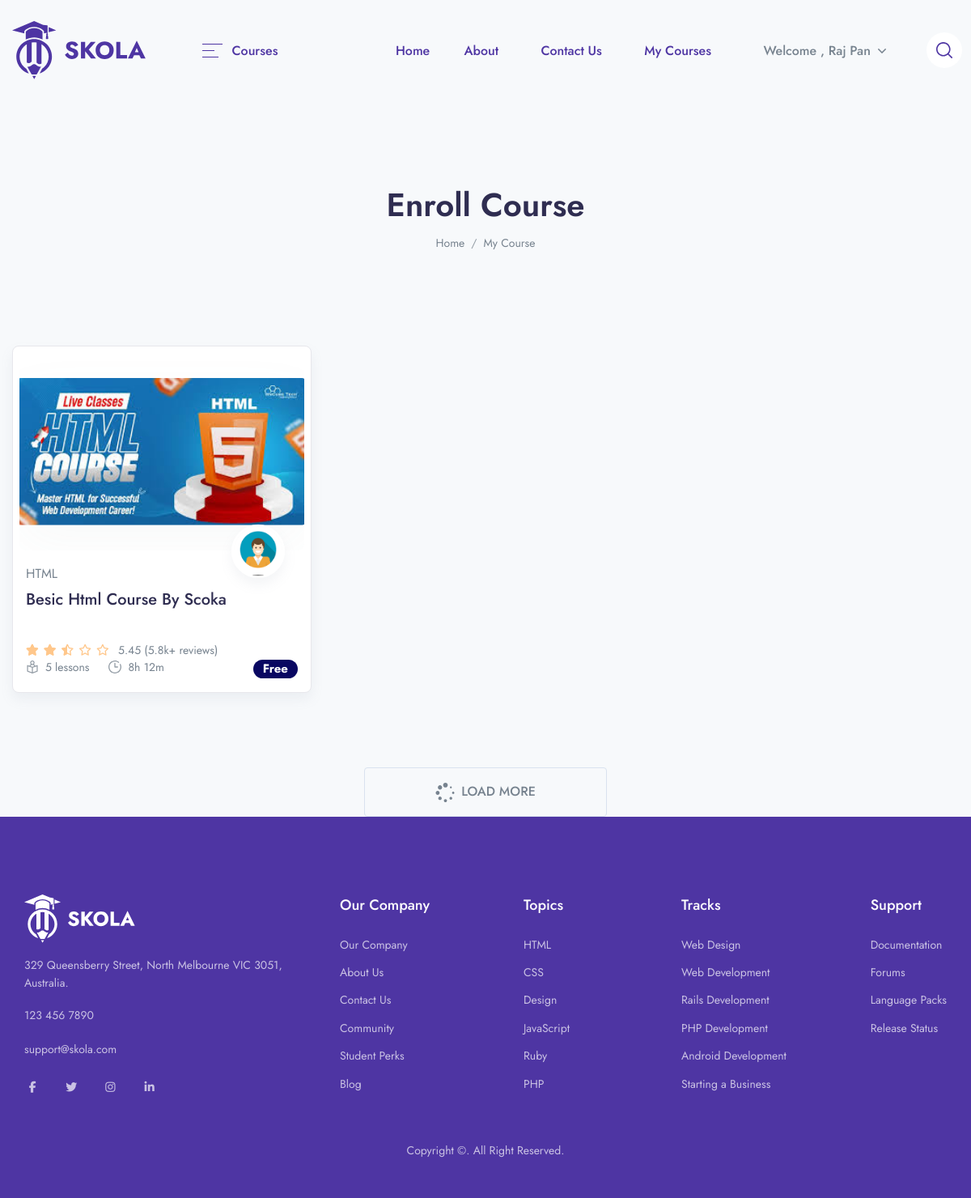
The app's page /mycourse (signed in) with its own data.
### schoolapp/models.py (models this page shows, shortened)
class UserCourse(models.Model):
    user = models.ForeignKey(User,on_delete=models.CASCADE)
    course = models.ForeignKey(Course,on_delete=models.CASCADE)
    paid = models.BooleanField(default=0)
    data = models.DateTimeField(auto_now_add=True)

class Course(models.Model):
    STATUS = (
        ('PUBLISH','PUBLISH'),
        ('DRAFT', 'DRAFT'),
    )
    featured_image = models.ImageField(upload_to="Media/featured_img",null=True)
    featured_video = models.CharField(max_length=300,null=True)
    title = models.CharField(max_length=500)
    created_at = models.DateField(auto_now_add=True)
    author = models.ForeignKey(Author,on_delete=models.CASCADE,null=True)
    category = models.ForeignKey(Categories,on_delete=models.CASCADE)
    level =models.ForeignKey(Level,on_delete=models.CASCADE,null=True)
    description = models.TextField()
    price = models.IntegerField(null=True,default=0)
    discount = models.IntegerField(null=True)
    language =models.ForeignKey(Language,on_delete=models.CASCADE,null=True)
    Deadline = models.CharField(max_length=100,null=True)
    slug = models.SlugField(default='', max_length=500, null=True, blank=True)
    status = models.CharField(choices=STATUS,max_length=100,null=True)
    Certificate = models.CharField(null=True,max_length=100)

class Author(models.Model):
    author_profile = models.ImageField(upload_to="Media/author")
    name = models.CharField(max_length=100, null=True)
    about_author = models.TextField()

class Categories(models.Model):
    icon = models.CharField(max_length=200,null=True)
    name =models.CharField(max_length=200)

### schoolapp/views.py (the view)
# urls.py: path('mycourse',views.mycourse,name='mycourse'),
def mycourse(req):
    course = UserCourse.objects.filter(user =req.user)
    context ={
        'course':course,
    }
    return render(req,'Main/my_course.html',context)

### schoolapp/templates/Main/my_course.html (shortened to what this page needs)
{% extends 'base.html' %}
{% load static %}
{% block content %}
    <header class="py-8 py-md-11" style="background-image: none;">
        <div class="container text-center py-xl-2">
            <h1 class="display-4 fw-semi-bold mb-0">Enroll Course</h1>
            <nav aria-label="breadcrumb">
                <ol class="breadcrumb breadcrumb-scroll justify-content-center">
                    <li class="breadcrumb-item">
                        <a class="text-gray-800" href="{% url 'home' %}">
                            Home
                        </a>
                    </li>
                    <li class="breadcrumb-item text-gray-800 active" aria-current="page">
                        My Course
                    </li>
                </ol>
            </nav>
        </div>
    </header>
    <div class="container pb-4 pb-xl-7">
        <div class="row row-cols-md-2 row-cols-xl-3 mb-6 mb-xl-3">
            {% for i in course %}
            <div class="col-12 col-md-6 col-xl-4 col-wd-3 pb-4 pb-md-7" style="padding-right:15px;padding-left:15px;">
                <div class="card border shadow p-2 rounded-lg sk-fade">
                    <div class="card-zoom position-relative">
                        <a href="{{i.get_absolute_url}}" class="card-img sk-thumbnail img-ratio-9 d-block">
                            <img class="rounded shadow-light-lg" src="{{i.course.featured_image}}" alt="...">
                        </a>
                    </div>
                    <div class="card-footer px-2 pb-2 mb-1 pt-4 position-relative">
                        <a href="{{i.get_absolute_url}}" class="d-block">
                            <div class="avatar avatar-xl badge-float position-absolute top-0 right-0 mt-n6 me-5 rounded-circle shadow border border-white border-w-lg">
                                <img src="{{i.course.author.author_profile}}" alt="..." class="avatar-img rounded-circle">
                            </div>
                        </a>
                        <a href="{{i.get_absolute_url}}"><span class="mb-1 d-inline-block text-gray-800">{{i.course.category.name}}</span></a>
                        <div class="position-relative">
                            <a href="{{i.get_absolute_url}}" class="d-block stretched-link"><h4 class="line-clamp-2 h-md-48 h-lg-58 me-md-6 me-lg-10 me-xl-4 mb-2">{{i.course.title}}</h4></a>
                            <div class="d-lg-flex align-items-end flex-wrap mb-n1">
                                <div class="star-rating mb-2 mb-lg-0 me-lg-3">
                                    <div class="rating" style="width:50%;"></div>
                                </div>
                                <div class="font-size-sm">
                                    <span>5.45 (5.8k+ reviews)</span>
                                </div>
                            </div>
                            <div class="row mx-n2 align-items-end">
                                <div class="col px-2">
                                    <ul class="nav mx-n3">
                                        <li class="nav-item px-3">
                                            <div class="d-flex align-items-center">
                                                <div class="me-2 d-flex icon-uxs text-secondary">
                                                </div>
                                                <div class="font-size-sm">5 lessons</div>
                                            </div>
                                        </li>
                                        <li class="nav-item px-3">
                                            <div class="d-flex align-items-center">
                                                <div class="me-2 d-flex icon-uxs text-secondary">
                                                </div>
                                                <div class="font-size-sm">8h 12m</div>
                                            </div>
                                        </li>
                                    </ul>
                                </div>
                                {% if i.course.price == 0 %}
                            <div class="col-auto px-2 text-right">
                               <ins class="h4 mb-0 d-block mb-lg-n1"><span class="badge badge-pill badge-primary">Free</span></ins>
                           </div>
                            {% else %}
                           <div class="col-auto px-2 text-right">
                               <del class="font-size-sm"> ₹ 499</del>
                               <ins class="h4 mb-0 d-block mb-lg-n1"> ₹ {{i.course.price}}</ins>
                           </div>
                           {% endif %}
                            </div>
                        </div>
                    </div>
                </div>
            </div>
             {% endfor %}
        </div>
        </div>
        <div class="text-center">
            <a class="btn btn-outline-white mw-300p d-flex mx-auto read-more" data-bs-toggle="collapse" href="#loadcollapseExample" role="button" aria-expanded="false" aria-controls="loadcollapseExample">
                <span class="d-inline-flex mx-auto align-items-center more">
                    <span class="ms-2">LOAD MORE</span>
                </span>
            </a>
        </div>
{%endblock%}

### schoolapp/templates/components/header.html (shortened to what this page needs)
{% load static %}
<header class="navbar navbar-expand-xl navbar-light" >
        <div class="container">
            <a class="navbar-brand" href="index.html">
                <img src="{% static 'assets/img/brand-gigas.svg' %}" class="navbar-brand-img" alt="...">
            </a>
            <ul class="navbar-nav navbar-vertical ms-xl-4 d-none d-xl-flex">
                <li class="nav-item dropdown">
                    <a class="nav-link pb-4 mb-n4 px-0 pt-0" id="navbarVerticalMenu" data-bs-toggle="dropdown" href="#" aria-haspopup="true" aria-expanded="false">
                        <div class="py-3 px-5 d-flex align-items-center">
                            <div class="me-3 ms-1 text-gigas d-flex">
                                <svg width="25" height="17" viewBox="0 0 25 17" xmlns="http://www.w3.org/2000/svg">
                                    <rect width="25" height="1" fill="currentColor"/>
                                    <rect y="8" width="15" height="1" fill="currentColor"/>
                                    <rect y="16" width="20" height="1" fill="currentColor"/>
                                </svg>
                            </div>
                            <span class="text-gigas fw-medium me-1">Courses</span>
                        </div>
                    </a>
                </li>
            </ul>
            <div class="collapse navbar-collapse z-index-lg" id="navbarCollapse">
                <ul class="navbar-nav ms-auto">
                    <li class="nav-item dropdown dropdown-full-width ">
                        <a class="nav-link px-xl-4 text-gigas"  href="{% url 'home' %}">
                            <span>Home</span>
                        </a>
                    </li>
                    <li class="nav-item dropdown dropdown-full-width">
                        <a class="nav-link text-gigas"  href="{%url 'aboutus' %}">
                            About
                        </a>
                    </li>
                    <li class="nav-item dropdown dropdown-full-width">
                        <a class="nav-link text-gigas"  href="{%url 'contact' %}">
                            Contact Us
                        </a>
                    </li>
                    <li class="nav-item dropdown dropdown-full-width">
                        <a class="nav-link text-gigas"  href="{% url 'mycourse' %}">
                            My Courses
                        </a>
                    </li>
                     {% if user.is_authenticated and user.first_name == '' %}
                     <li class="nav-item dropdown border-0 px-1 px-md-3">
                         <a class="nav-link dropdown-toggle" id="user" data-bs-toggle="dropdown" href="#" aria-haspopup="true" aria-expanded="false">
                           Welcome , {{user.username}}
                        </a>
                        <ul class="dropdown-menu border-xl shadow-none" aria-labelledby ="user">
                            <li class="dropdown-item">
                                <a class="dropdown-link active" href="{% url 'profile' %}">
                                    Account
                                </a>
                            </li>
                            <li class="dropdown-item">
                                <a class="dropdown-link" href="">
                                    Enrolled Courses
                                </a>
                            </li>
                            <li class="dropdown-item">
                                <a href="{% url 'logout' %}" class="dropdown-link">
                                    Logout
                                </a>
                            </li>
                        </ul>
                    </li>
                    {% elif user.is_authenticated %}
                     <li class="nav-item dropdown border-0 px-1 px-md-3">
                         <a class="nav-link dropdown-toggle" id="user" data-bs-toggle="dropdown" href="#" aria-haspopup="true" aria-expanded="false">
                           Welcome , {{user.first_name}} {{user.last_name}}
                        </a>
                    </li>
                {% endif %}
                </ul>
            </div>
            <ul class="navbar-nav flex-row ms-n4 ms-sm-auto ms-xl-0 me-n2 me-md-n4">
                <li class="nav-item border-0 px-1 px-md-3 d-none d-370-block d-xl-block">
                    <a class="nav-link d-flex p-3 bg-white-all rounded-circle search-mobile text-gigas icon-xs" data-bs-toggle="collapse" href="#collapseSearchMobile" role="button" aria-expanded="false" aria-controls="collapseSearchMobile">
                    </a>
                </li>
            </ul>
        </div>
    </header>

### records on screen
UserCourse: course.featured_image (picture), course.author.author_profile (picture), course.category.name "HTML", course "Besic Html Course By Scoka", shows "Free"

### other values on screen
{{ user.first_name }} "Raj"
{{ user.last_name }} "Pan"
